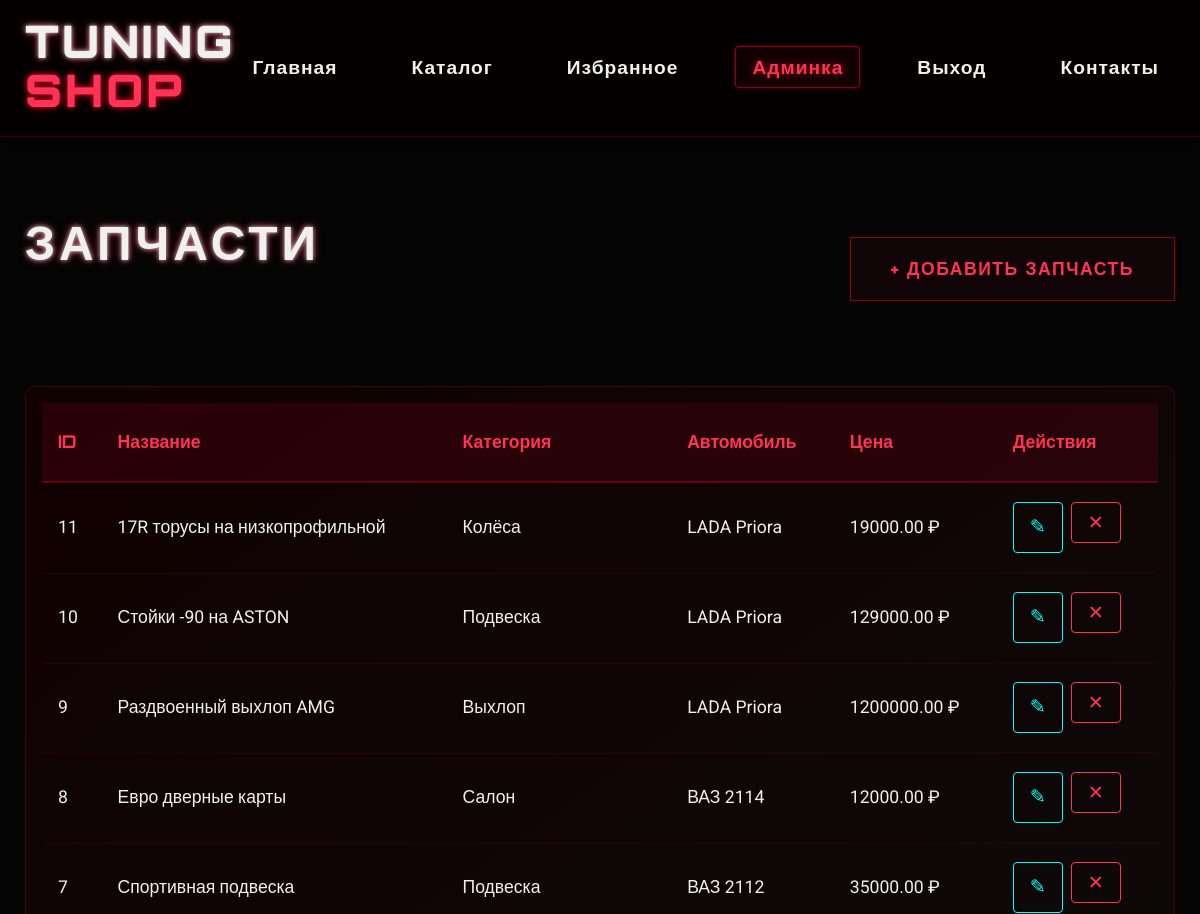
/admin/parts (signed in, upper part), run on an earlier commit of the app's database.
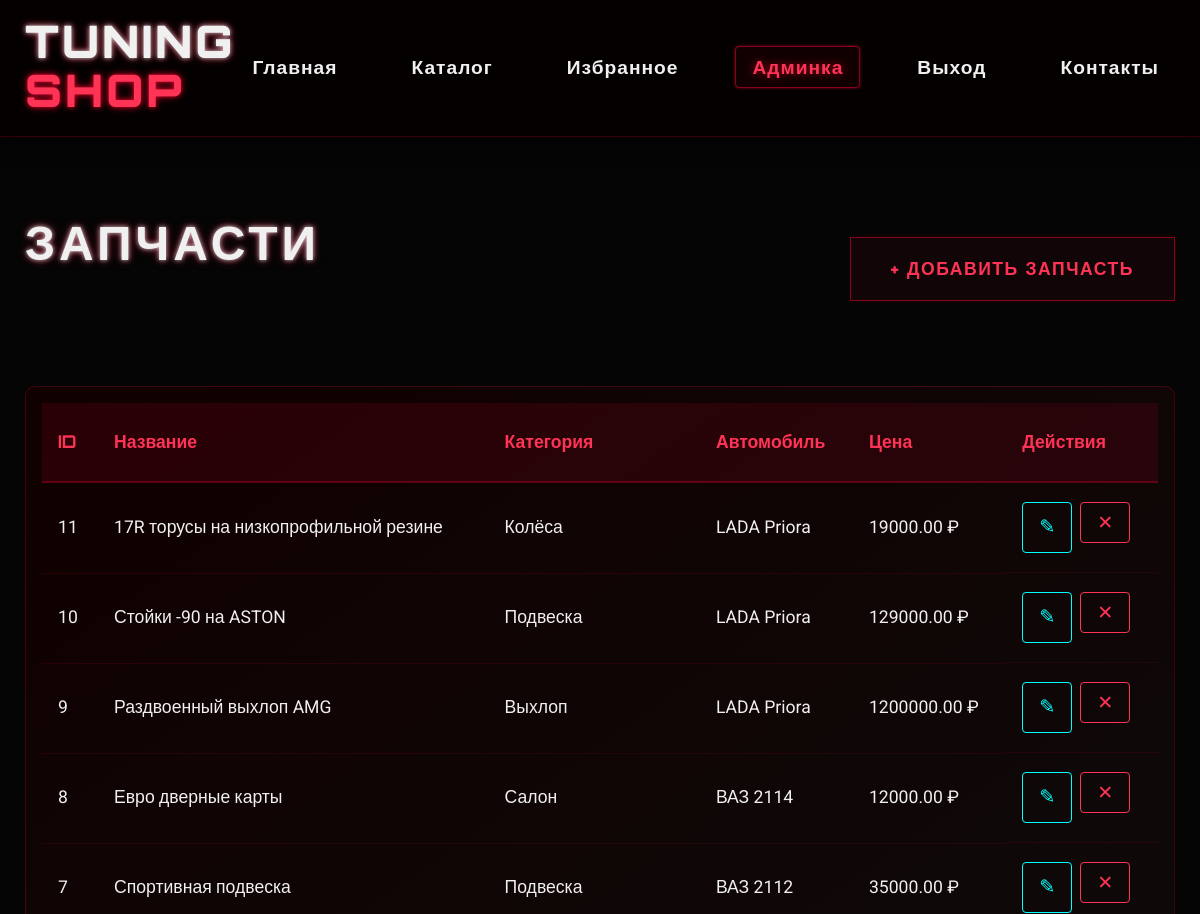
And on a later commit of the database.
### models.py (models this page shows, shortened)
class Part(db.Model):
    __tablename__ = "parts"
    id = db.Column(db.Integer, primary_key=True)
    name = db.Column(db.String(150), nullable=False, index=True)
    description = db.Column(db.Text, default="", nullable=False)
    price = db.Column(
        db.Numeric(12, 2),
        default=Decimal("0.00"),
        nullable=False,
    )
    image = db.Column(db.String(255), nullable=True)
    category = db.Column(db.String(100), nullable=True)
    car_id = db.Column(
        db.Integer,
        db.ForeignKey("cars.id", ondelete="CASCADE"),
        nullable=False,
        index=True,
    )
    created_at = db.Column(
        db.DateTime,
        default=datetime.utcnow,
        nullable=False,
        index=True,
    )
    car = db.relationship("Car", back_populates="parts")
    favorites = db.relationship(
        "Favorite",
        back_populates="part",
        cascade="all, delete-orphan",
        passive_deletes=True,
    )

class Car(db.Model):
    __tablename__ = "cars"
    id = db.Column(db.Integer, primary_key=True)
    name = db.Column(db.String(150), nullable=False, index=True)
    model = db.Column(db.String(100), nullable=False)
    description = db.Column(db.Text, default="", nullable=False)
    image = db.Column(db.String(255), nullable=True)
    year = db.Column(db.Integer, nullable=True)
    price = db.Column(
        db.Numeric(12, 2),
        default=Decimal("0.00"),
        nullable=False,
    )
    created_at = db.Column(
        db.DateTime,
        default=datetime.utcnow,
        nullable=False,
        index=True,
    )
    parts = db.relationship(
        "Part",
        back_populates="car",
        cascade="all, delete-orphan",
        passive_deletes=True,
    )

### app.py (the view)
@app.route("/admin/parts")
@admin_required
def admin_parts():
    parts = Part.query.order_by(Part.created_at.desc()).all()
    cars = Car.query.all()
    return render_template("admin/parts.html", parts=parts, cars=cars)

### app.py (called while the page is built)
@login_manager.user_loader
def load_user(user_id):
    try:
        return db.session.get(User, int(user_id))
    except (TypeError, ValueError):
        return None

def admin_required(view):
    @wraps(view)
    def wrapped_view(*args, **kwargs):
        if not current_user.is_authenticated or not current_user.is_admin:
            flash("Доступ запрещён. Требуются права администратора.", "error")
            return redirect(url_for("index"))
        return view(*args, **kwargs)
    return wrapped_view

### templates/admin/parts.html (shortened to what this page needs)
{% extends "base.html" %}
{% block content %}
<section class="admin-section">
    <div class="container">
        <div class="admin-header">
            <h1 class="page-title">
                <span class="neon-text">ЗАПЧАСТИ</span>
            </h1>
            <a href="{{ url_for('admin_add_part') }}" class="btn-neon">+ Добавить запчасть</a>
        </div>
        <div class="admin-table-wrapper">
            <table class="admin-table">
                <thead>
                    <tr>
                        <th>ID</th>
                        <th>Название</th>
                        <th>Категория</th>
                        <th>Автомобиль</th>
                        <th>Цена</th>
                        <th>Действия</th>
                    </tr>
                </thead>
                <tbody>
                    {% for part in parts %}
                    <tr>
                        <td>{{ part.id }}</td>
                        <td>{{ part.name }}</td>
                        <td>{{ part.category or '-' }}</td>
                        <td>{{ part.car.name }}</td>
                        <td>{{ part.price }} ₽</td>
                        <td class="actions">
                            <a href="{{ url_for('admin_edit_part', part_id=part.id) }}" class="btn-action btn-edit">✎</a>
                            <form action="{{ url_for('admin_delete_part', part_id=part.id) }}" method="POST" style="display: inline;" onsubmit="return confirm('Удалить запчасть?');">
                                <button type="submit" class="btn-action btn-delete">✕</button>
                            </form>
                        </td>
                    </tr>
                    {% endfor %}
                </tbody>
            </table>
        </div>
    </div>
</section>
{% endblock %}

What changed in the data, as far as the page shows it:
changed Part "Колёса": name "17R торусы на низкопрофильной" → "17R торусы на низкопрофильной резине"
